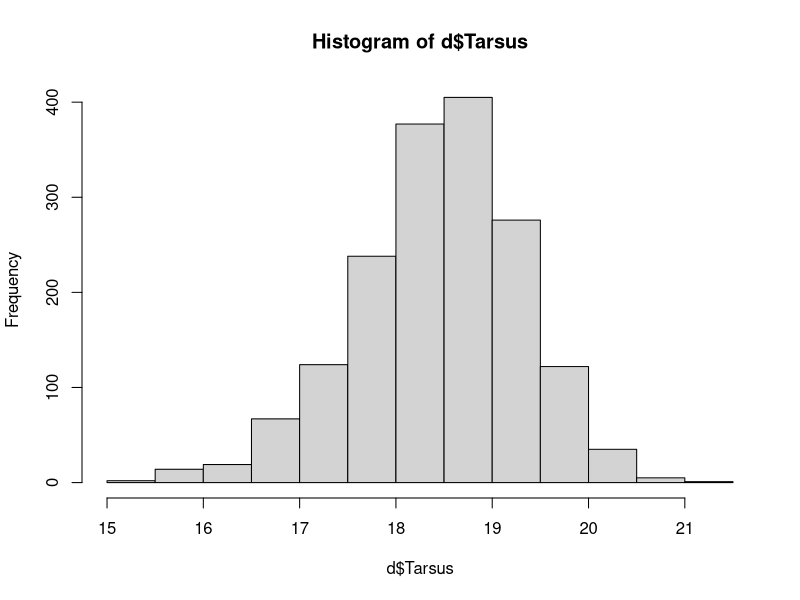
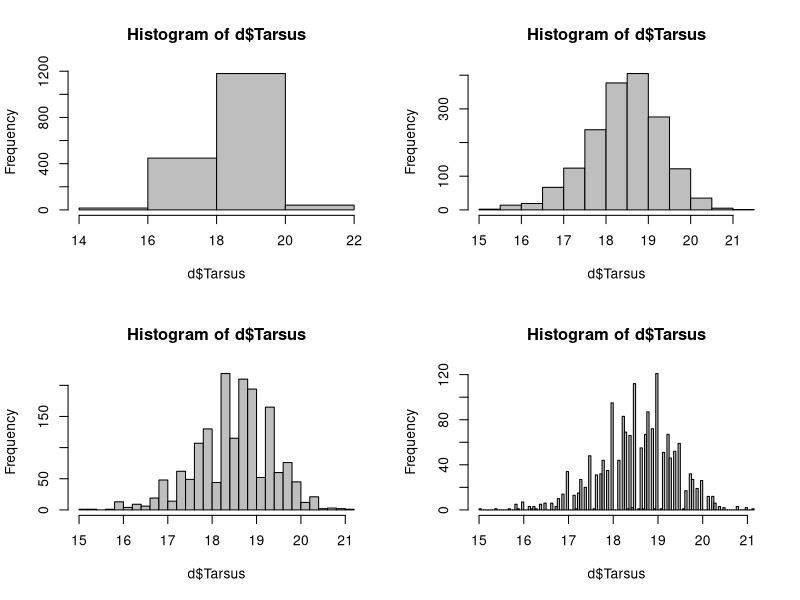
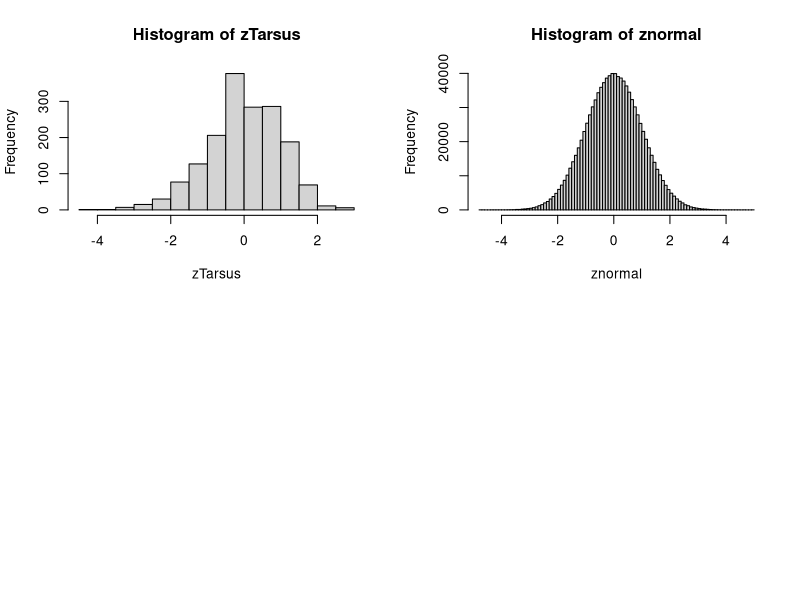

Source code (R) for these figures, in order: (Note: this script raises an error after producing the figures.)
#!/usr/bin/env Rscript
# Author: Sebastian Dohne <sed24@ic.ac.uk>

d<-read.table("../data/SparrowSize.txt", header=TRUE)
str(d)

names(d) #colnames
head(d) 
length(d$Tarsus)

hist(d$Tarsus)

#centrality, mean median and mode
mean(d$Tarsus)
mean(d$Tarsus, na.rm = TRUE) #need to remove the NAs

median(d$Tarsus, na.rm = TRUE)

mode(d$Tarsus) #gives numeric, because continous variable

#dist seems to change with more breaks
par(mfrow = c(2, 2))
hist(d$Tarsus, breaks = 3, col="grey")
hist(d$Tarsus, breaks = 10, col="grey")
hist(d$Tarsus, breaks = 30, col="grey")
hist(d$Tarsus, breaks = 100, col="grey")

#we should round to one deimal place

d$Tarsus.rounded<-round(d$Tarsus, digits=1)
head(d$Tarsus.rounded)

require(dplyr)
TarsusTally <- d %>% count(Tarsus.rounded, sort=TRUE) #counts frequency of each value
TarsusTally

d2<-subset(d, d$Tarsus!="NA") #best to remove nas
length(d$Tarsus)-length(d2$Tarsus) #nas removed as number is same as tally count

TarsusTally <- d2 %>% count(Tarsus.rounded, sort=TRUE)

TarsusTally[1] #frist column extracted

TarsusTally[[1]] #This gives us a normal vector (takes away the wrapping and naming of the column). Now I
#can simply access the first element by adding [

TarsusTally[[1]][1]


range(d$Tarsus, na.rm = TRUE)
## [1] 15.0 21.1
range(d2$Tarsus, na.rm = TRUE)
## [1] 15.0 21.1
var(d$Tarsus, na.rm = TRUE)
## [1] 0.7404059
var(d2$Tarsus, na.rm = TRUE)
## [1] 0.7404059

#calculating variance
sum((d2$Tarsus - mean(d2$Tarsus))^2)/(length(d2$Tarsus) - 1) #is the same as
var(d2$Tarsus)
sqrt(var(d2$Tarsus)) #is the same as 
sd(d2$Tarsus)

#caculating z score
zTarsus <- (d2$Tarsus - mean(d2$Tarsus))/sd(d2$Tarsus)
var(zTarsus)
hist(zTarsus)

znormal <- rnorm(1e+06)
hist(znormal, breaks = 100)
summary(znormal)
#theres a function for this in r


qnorm(c(0.025, 0.975)) #find the extremes of the probability dist 
pnorm(.Last.value) #returns first few values 


#look at this 


# Set up plotting area with 1 row and 2 columns for side-by-side plots
par(mfrow = c(1, 2))

# Plot a histogram of `znormal` with 100 bins
hist(znormal, breaks = 100)

# Add solid vertical lines at the 25th, 50th (median), and 75th percentiles of the normal distribution
abline(v = qnorm(c(0.25, 0.5, 0.75)), lwd = 2)

# Add dashed vertical lines at the 2.5th and 97.5th percentiles for a 95% confidence interval
abline(v = qnorm(c(0.025, 0.975)), lwd = 2, lty = "dashed")

# Plot the density (smoothed histogram) of `znormal` on the second subplot
plot(density(znormal))

# Add gray vertical lines at the 25th, 50th (median), and 75th percentiles on the density plot
abline(v = qnorm(c(0.25, 0.5, 0.75)), col = "gray")

# Add dotted black vertical lines at the 2.5th and 97.5th percentiles for a 95% confidence interval
abline(v = qnorm(c(0.025, 0.975)), lty = "dotted", col = "black")

# Add a solid horizontal line at y = 0 to the density plot
abline(h = 0, lwd = 3, col = "blue")

# Add a label "1.96" near the 97.5th percentile line on the density plot
text(2, 0.3, "1.96", col = "red", adj = 0)

# Add a label "-1.96" near the 2.5th percentile line on the density plot
text(-2, 0.3, "-1.96", col = "red", adj = 1)


#tarsus length betwen 2 sparrows
boxplot(d$Tarsus~d$Sex.1, col = c("red", "blue"), ylab="Tarsus length (mm)")

